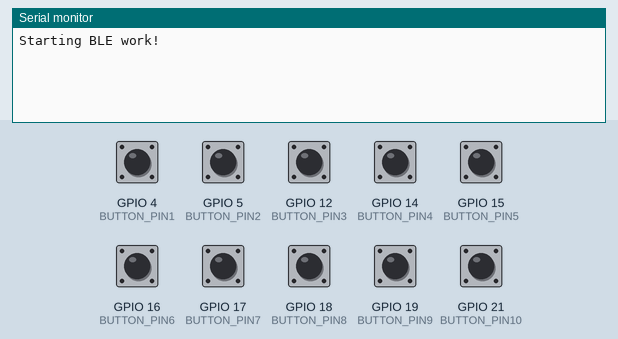
A sketch run on a simulated ESP32. Shown: the last lines printed to the serial monitor. Inputs (shaded band) come from the test bench; at power-on: GPIO 4 (BUTTON_PIN1), GPIO 5 (BUTTON_PIN2), GPIO 12 (BUTTON_PIN3), GPIO 14 (BUTTON_PIN4), GPIO 15 (BUTTON_PIN5), GPIO 16 (BUTTON_PIN6), GPIO 17 (BUTTON_PIN7), GPIO 18 (BUTTON_PIN8), GPIO 19 (BUTTON_PIN9), GPIO 21 (BUTTON_PIN10) HIGH. USB keyboard and mouse output is not drawn.

Above: at 1.2 s.
1.3 s: GPIO 4 (BUTTON_PIN1) pulled LOW for 0.15 s
At 2.3 s:
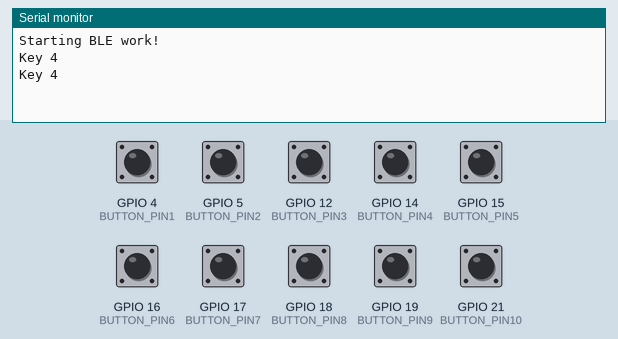
2.9 s: GPIO 5 (BUTTON_PIN2) pulled LOW for 0.15 s
At 3.5 s:
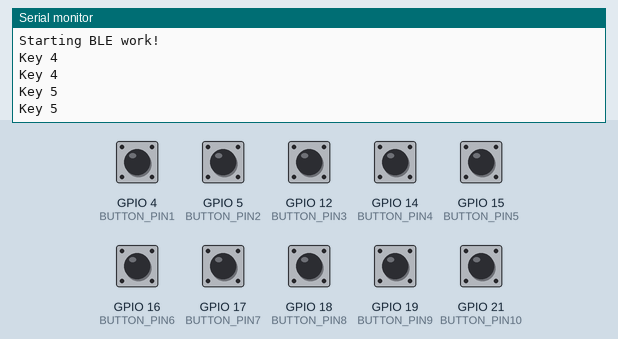
4.5 s: GPIO 12 (BUTTON_PIN3) pulled LOW for 0.15 s
At 5.8 s:
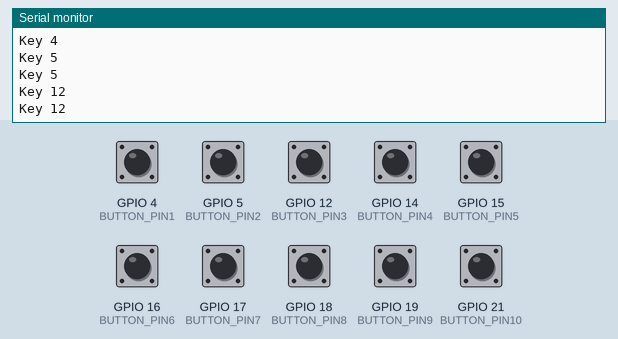
6.1 s: GPIO 14 (BUTTON_PIN4) pulled LOW for 0.15 s
At 7.1 s:
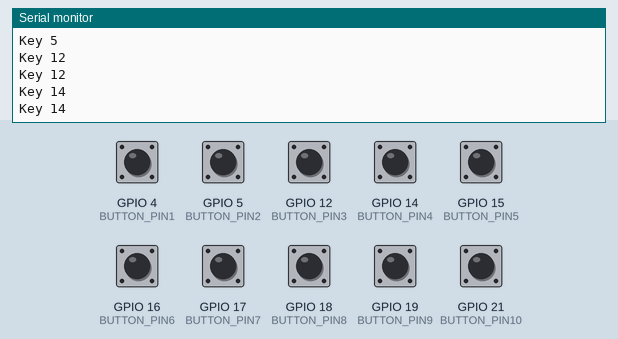
7.7 s: GPIO 15 (BUTTON_PIN5) pulled LOW for 0.15 s
At 8.3 s:
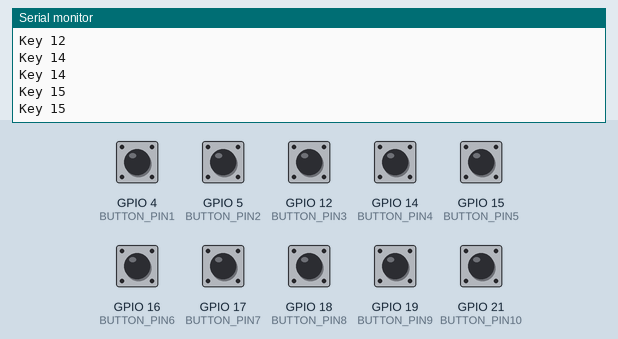
9.3 s: GPIO 16 (BUTTON_PIN6) pulled LOW for 0.15 s
At 10.8 s:
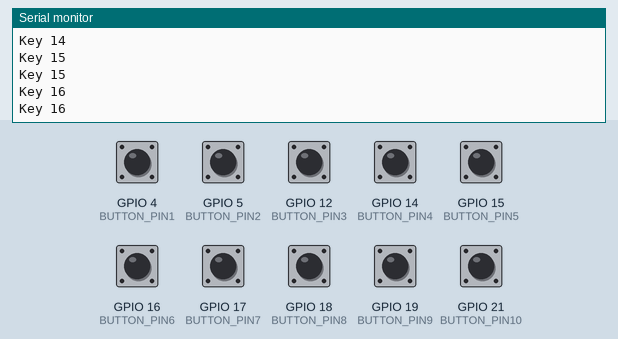
Timing chart, 0 to 11.9 s (numbered marks = the images above; inputs shaded):
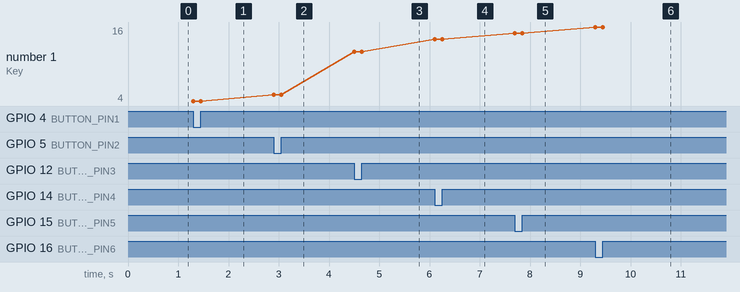

The sketch:

ble_streamdeck.ino
```cpp
// Key definitions
#define BUTTON_KEY1 KEY_F13
#define BUTTON_KEY2 KEY_F14
#define BUTTON_KEY3 KEY_F15
#define BUTTON_KEY4 KEY_F16
#define BUTTON_KEY5 KEY_F17
#define BUTTON_KEY6 KEY_F18
#define BUTTON_KEY7 KEY_F19
#define BUTTON_KEY8 KEY_F20
#define BUTTON_KEY9 KEY_F21
#define BUTTON_KEY10 KEY_F22

// Pin definitions
#define BUTTON_PIN1 4
#define BUTTON_PIN2 5
#define BUTTON_PIN3 12
#define BUTTON_PIN4 14
#define BUTTON_PIN5 15
#define BUTTON_PIN6 16
#define BUTTON_PIN7 17
#define BUTTON_PIN8 18
#define BUTTON_PIN9 19
#define BUTTON_PIN10 21

// ---------------------------------


#include <BleKeyboard.h>

BleKeyboard bleKeyboard;

// Button helper class for handling press/release and debouncing
class button {
  public:
  const char key;
  const uint8_t pin;

  button(uint8_t k, uint8_t p) : key(k), pin(p){}

  void press(boolean state){
    if(state == pressed || (millis() - lastPressed <= debounceTime)){
      return;
    }
    lastPressed = millis();

    state ? bleKeyboard.press(key) : bleKeyboard.release(key);
    Serial.print("Key ");
    Serial.println(pin);
    pressed = state;
  }

  void update(){
    press(!digitalRead(pin));
    // print keypress + key char to serial monitor
    // Serial.print("Key ");
    // Serial.print(pin);
    // Serial.print(" ");
    // Serial.println(&key);
  }

  private:
  const unsigned long debounceTime = 30;
  unsigned long lastPressed = 0;
  boolean pressed = 0;

};

// Button objects, organized in array
button buttons[] = {
 {BUTTON_KEY1, BUTTON_PIN1},
 {BUTTON_KEY2, BUTTON_PIN2},
 {BUTTON_KEY3, BUTTON_PIN3},
 {BUTTON_KEY4, BUTTON_PIN4},
 {BUTTON_KEY5, BUTTON_PIN5},
 {BUTTON_KEY6, BUTTON_PIN6},
 {BUTTON_KEY7, BUTTON_PIN7},
 {BUTTON_KEY8, BUTTON_PIN8},
 {BUTTON_KEY9, BUTTON_PIN9},
 {BUTTON_KEY10, BUTTON_PIN10},
 };


void setup() {
  Serial.begin(115200);
  bleKeyboard.begin();
  Serial.println("Starting BLE work!");


  for (int i = 0; i < 10; i++) {
    pinMode(buttons[i].pin, INPUT_PULLUP);
  }

}

void loop() {
  if (bleKeyboard.isConnected()) {
    for (int i = 0; i < 10; i++) {
      buttons[i].update();
    }
  }
  // Serial.println("Waiting 1 seconds...");
  // delay(1000);
}
```

Measured:
- after the input at 1.3 s, the serial monitor: prints a new line at once (image 1)
- after the input at 2.9 s, the serial monitor: prints a new line at once (image 2)
- after the input at 4.5 s, the serial monitor: prints a new line at once (image 3)
- after the input at 6.1 s, the serial monitor: prints a new line at once (image 4)
- after the input at 7.7 s, the serial monitor: prints a new line at once (image 5)
- after the input at 9.3 s, the serial monitor: prints a new line at once (image 6)
- plotted number 1: 4 → 5 after the input at 2.9 s, 5 → 12 after the input at 4.5 s, 12 → 14 after the input at 6.1 s, 14 → 15 after the input at 7.7 s, 15 → 16 after the input at 9.3 s
